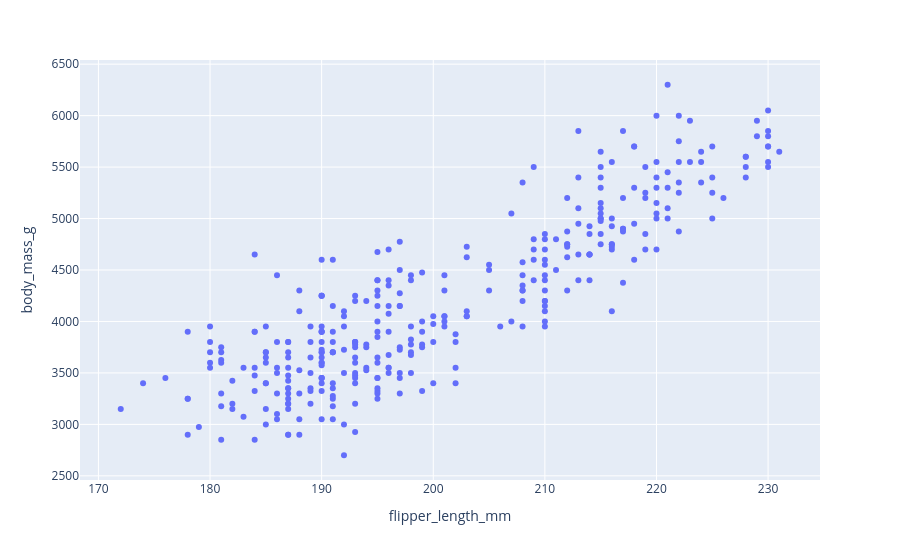
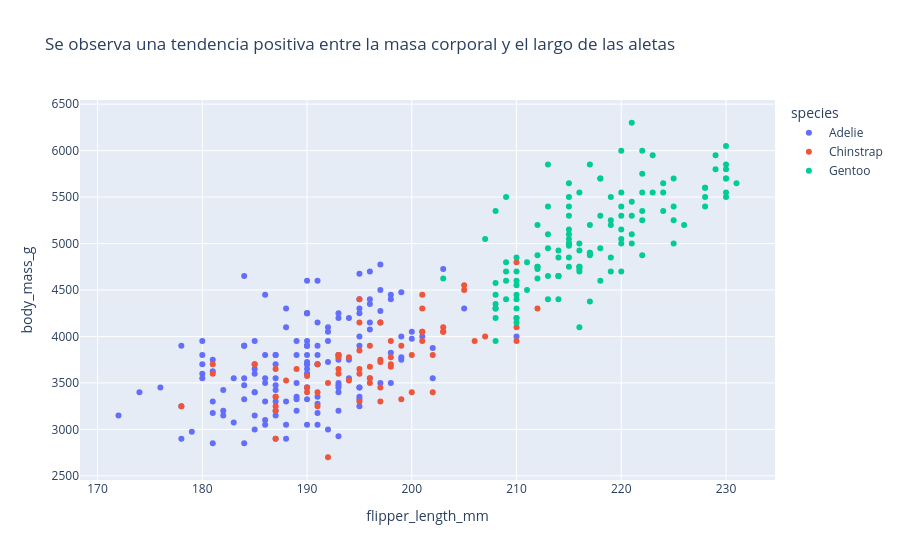

The code cell stored with these charts, in order, in its notebook:
### Markdown cell above
<!-- IMPORTANTE -->
<div style="padding:16px 20px; margin:16px 0; border-left:4px solid #8957e5; background:rgba(137,87,229,.12); color:inherit; border-radius:4px;">

  <strong style="display:block; margin-bottom:8px;">📌 Entregable 1 — El mismo gráfico, dos veces (0,2 puntos)</strong>
  Construyan el mismo scatter dos veces, con <code>flipper_length_mm</code> en X y <code>body_mass_g</code> en Y sobre <code>df</code>:
  <ol>
    <li><code>fig_exploratorio</code>: solo los dos ejes. Nada más.</li>
    <li><code>fig_explicativo</code>: lo mismo, más <code>color</code> por especie y un <code>title</code> que <strong>diga en palabras el patrón</strong> — no «masa vs. aleta», sino la frase que ustedes le mandarían a Marisela.</li>
  </ol>
  Los dos en la misma celda, y muestren ambos. La gracia está en que difieran <strong>solo</strong> en esas dos cosas: si además les cambian el tamaño o los ejes, la comparación deja de servir.
</div>

### Code cell
fig_exploratorio = px.scatter(
    df,
    x="flipper_length_mm",
    y="body_mass_g",
)
fig_exploratorio.show()

fig_explicativo = px.scatter(
    df,
    x="flipper_length_mm",
    y="body_mass_g",
    color="species",
    title="Se observa una tendencia positiva entre la masa corporal y el largo de las aletas",
)
fig_explicativo.show()

### Figure 1 — Plotly figure (JSON) as saved in the notebook; plotly's stock layout.template omitted (floating-point values rounded to 4 significant figures; data arrays with more than 128 entries replaced by an {"elided": "..."} marker saying what was removed)
{"data": [{"hovertemplate": "flipper_length_mm=%{x}<br>body_mass_g=%{y}<extra></extra>", "legendgroup": "", "marker": {"color": "#636efa", "symbol": "circle"}, "mode": "markers", "name": "", "orientation": "v", "showlegend": false, "type": "scatter", "x": {"elided": "344 float values"}, "xaxis": "x", "y": {"elided": "344 float values"}, "yaxis": "y"}], "layout": {"legend": {"tracegroupgap": 0}, "margin": {"t": 60}, "xaxis": {"anchor": "y", "domain": [0, 1], "title": {"text": "flipper_length_mm"}}, "yaxis": {"anchor": "x", "domain": [0, 1], "title": {"text": "body_mass_g"}}}}

### Figure 2 — Plotly figure (JSON) as saved in the notebook; plotly's stock layout.template omitted (floating-point values rounded to 4 significant figures; data arrays with more than 128 entries replaced by an {"elided": "..."} marker saying what was removed)
{"data": [{"hovertemplate": "species=Adelie<br>flipper_length_mm=%{x}<br>body_mass_g=%{y}<extra></extra>", "legendgroup": "Adelie", "marker": {"color": "#636efa", "symbol": "circle"}, "mode": "markers", "name": "Adelie", "orientation": "v", "showlegend": true, "type": "scatter", "x": {"elided": "152 float values"}, "xaxis": "x", "y": {"elided": "152 float values"}, "yaxis": "y"}, {"hovertemplate": "species=Chinstrap<br>flipper_length_mm=%{x}<br>body_mass_g=%{y}<extra></extra>", "legendgroup": "Chinstrap", "marker": {"color": "#EF553B", "symbol": "circle"}, "mode": "markers", "name": "Chinstrap", "orientation": "v", "showlegend": true, "type": "scatter", "x": [192, 196, 193, 188, 197, 198, 178, 197, 195, 198, 193, 194, 185, 201, 190, 201, 197, 181, 190, 195, 181, 191, 187, 193, 195, 197, 200, 200, 191, 205, 187, 201, 187, 203, 195, 199, 195, 210, 192, 205, 210, 187, 196, 196, 196, 201, 190, 212, 187, 198, 199, 201, 193, 203, 187, 197, 191, 203, 202, 194, 206, 189, 195, 207, 202, 193, 210, 198], "xaxis": "x", "y": [3500, 3900, 3650, 3525, 3725, 3950, 3250, 3750, 4150, 3700, 3800, 3775, 3700, 4050, 3575, 4050, 3300, 3700, 3450, 4400, 3600, 3400, 2900, 3800, 3300, 4150, 3400, 3800, 3700, 4550, 3200, 4300, 3350, 4100, 3600, 3900, 3850, 4800, 2700, 4500, 3950, 3650, 3550, 3500, 3675, 4450, 3400, 4300, 3250, 3675, 3325, 3950, 3600, 4050, 3350, 3450, 3250, 4050, 3800, 3525, 3950, 3650, 3650, 4000, 3400, 3775, 4100, 3775], "yaxis": "y"}, {"hovertemplate": "species=Gentoo<br>flipper_length_mm=%{x}<br>body_mass_g=%{y}<extra></extra>", "legendgroup": "Gentoo", "marker": {"color": "#00cc96", "symbol": "circle"}, "mode": "markers", "name": "Gentoo", "orientation": "v", "showlegend": true, "type": "scatter", "x": [211.0, 230.0, 210.0, 218.0, 215.0, 210.0, 211.0, 219.0, 209.0, 215.0, 214.0, 216.0, 214.0, 213.0, 210.0, 217.0, 210.0, 221.0, 209.0, 222.0, 218.0, 215.0, 213.0, 215.0, 215.0, 215.0, 216.0, 215.0, 210.0, 220.0, 222.0, 209.0, 207.0, 230.0, 220.0, 220.0, 213.0, 219.0, 208.0, 208.0, 208.0, 225.0, 210.0, 216.0, 222.0, 217.0, 210.0, 225.0, 213.0, 215.0, 210.0, 220.0, 210.0, 225.0, 217.0, 220.0, 208.0, 220.0, 208.0, 224.0, 208.0, 221.0, 214.0, 231.0, 219.0, 230.0, 214.0, 229.0, 220.0, 223.0, 216.0, 221.0, 221.0, 217.0, 216.0, 230.0, 209.0, 220.0, 215.0, 223.0, 212.0, 221.0, 212.0, 224.0, 212.0, 228.0, 218.0, 218.0, 212.0, 230.0, 218.0, 228.0, 212.0, 224.0, 214.0, 226.0, 216.0, 222.0, 203.0, 225.0, 219.0, 228.0, 215.0, 228.0, 216.0, 215.0, 210.0, 219.0, 208.0, 209.0, 216.0, 229.0, 213.0, 230.0, 217.0, 230.0, 217.0, 222.0, 214.0, NaN, 215.0, 222.0, 212.0, 213.0], "xaxis": "x", "y": [4500.0, 5700.0, 4450.0, 5700.0, 5400.0, 4550.0, 4800.0, 5200.0, 4400.0, 5150.0, 4650.0, 5550.0, 4650.0, 5850.0, 4200.0, 5850.0, 4150.0, 6300.0, 4800.0, 5350.0, 5700.0, 5000.0, 4400.0, 5050.0, 5000.0, 5100.0, 4100.0, 5650.0, 4600.0, 5550.0, 5250.0, 4700.0, 5050.0, 6050.0, 5150.0, 5400.0, 4950.0, 5250.0, 4350.0, 5350.0, 3950.0, 5700.0, 4300.0, 4750.0, 5550.0, 4900.0, 4200.0, 5400.0, 5100.0, 5300.0, 4850.0, 5300.0, 4400.0, 5000.0, 4900.0, 5050.0, 4300.0, 5000.0, 4450.0, 5550.0, 4200.0, 5300.0, 4400.0, 5650.0, 4700.0, 5700.0, 4650.0, 5800.0, 4700.0, 5550.0, 4750.0, 5000.0, 5100.0, 5200.0, 4700.0, 5800.0, 4600.0, 6000.0, 4750.0, 5950.0, 4625.0, 5450.0, 4725.0, 5350.0, 4750.0, 5600.0, 4600.0, 5300.0, 4875.0, 5550.0, 4950.0, 5400.0, 4750.0, 5650.0, 4850.0, 5200.0, 4925.0, 4875.0, 4625.0, 5250.0, 4850.0, 5600.0, 4975.0, 5500.0, 4725.0, 5500.0, 4700.0, 5500.0, 4575.0, 5500.0, 5000.0, 5950.0, 4650.0, 5500.0, 4375.0, 5850.0, 4875.0, 6000.0, 4925.0, NaN, 4850.0, 5750.0, 5200.0, 5400.0], "yaxis": "y"}], "layout": {"legend": {"title": {"text": "species"}, "tracegroupgap": 0}, "title": {"text": "Se observa una tendencia positiva entre la masa corporal y el largo de las aletas"}, "xaxis": {"anchor": "y", "domain": [0, 1], "title": {"text": "flipper_length_mm"}}, "yaxis": {"anchor": "x", "domain": [0, 1], "title": {"text": "body_mass_g"}}}}
